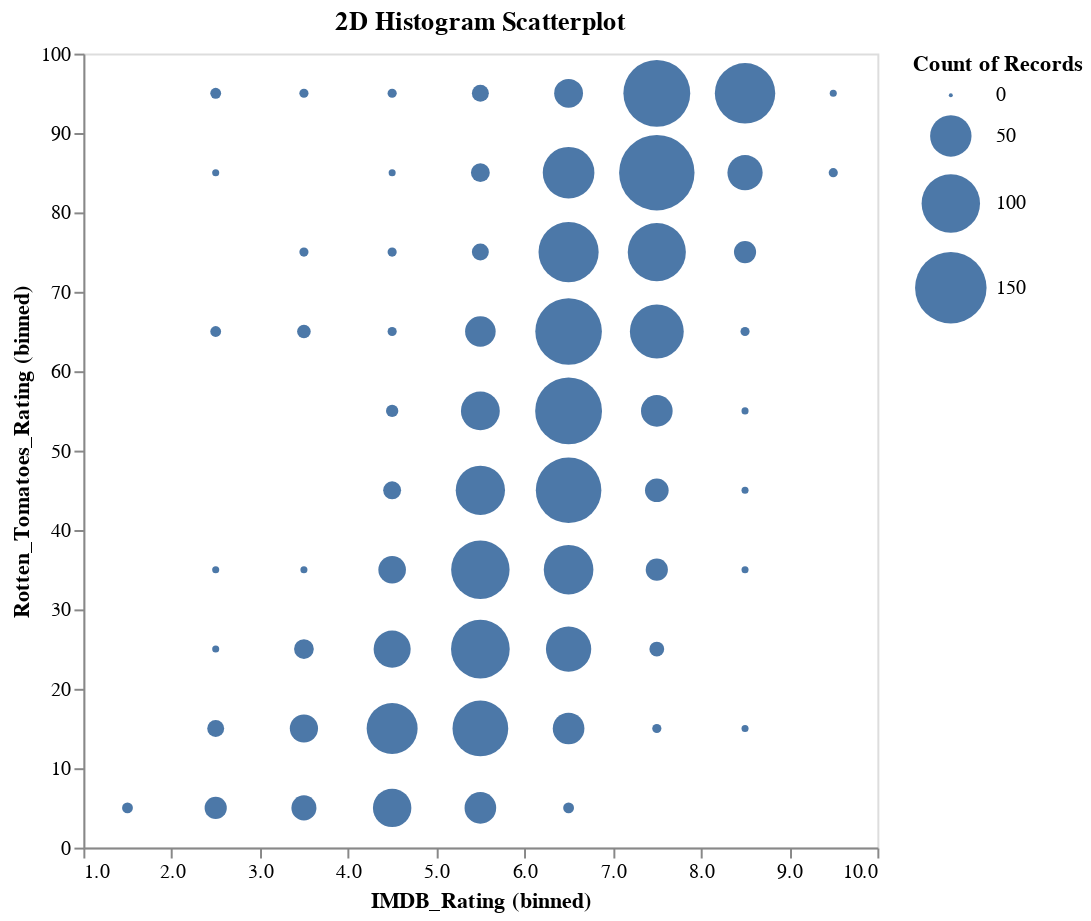

The cell this chart's notebook holds for it:
### Markdown cell above
## 2D Histogram Scatterplot

### Code cell
@vlplot(
  title = "2D Histogram Scatterplot",
  data = movies,
  mark = :circle, # The mark is a circle for scatterplot
  x = {"IMDB_Rating:q", bin={maxbins=10}}, # The x is binned, bin={maxbins=n} to control 
  y = {"Rotten_Tomatoes_Rating:q", bin={maxbins=10}}, # The y value is binned and ordered desending, bin={maxbins=n} to control
  size = "count():q",
  width = 400,
  height = 400

)

### Figure 1 — Vega-Lite specification as saved in the notebook (floating-point values rounded to 4 significant figures; data arrays with more than 128 entries replaced by an {"elided": "..."} marker saying what was removed)
{"data": {"values": {"elided": "2260 records"}}, "encoding": {"size": {"aggregate": "count", "type": "quantitative"}, "x": {"bin": {"maxbins": 10}, "field": "IMDB_Rating", "type": "quantitative"}, "y": {"bin": {"maxbins": 10}, "field": "Rotten_Tomatoes_Rating", "type": "quantitative"}}, "height": 400, "mark": "circle", "title": "2D Histogram Scatterplot", "width": 400}
